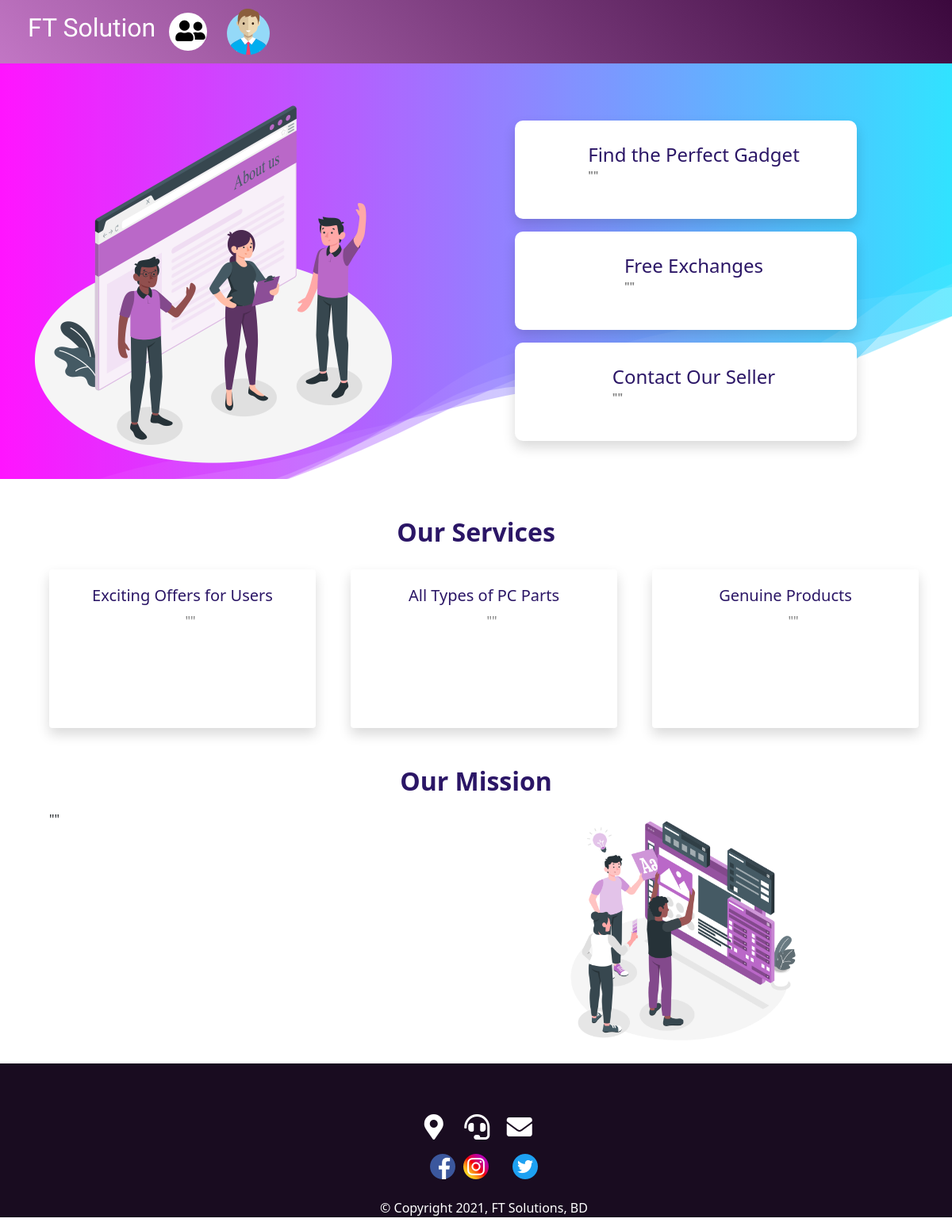
The app's page /aboutUs.php, older data.
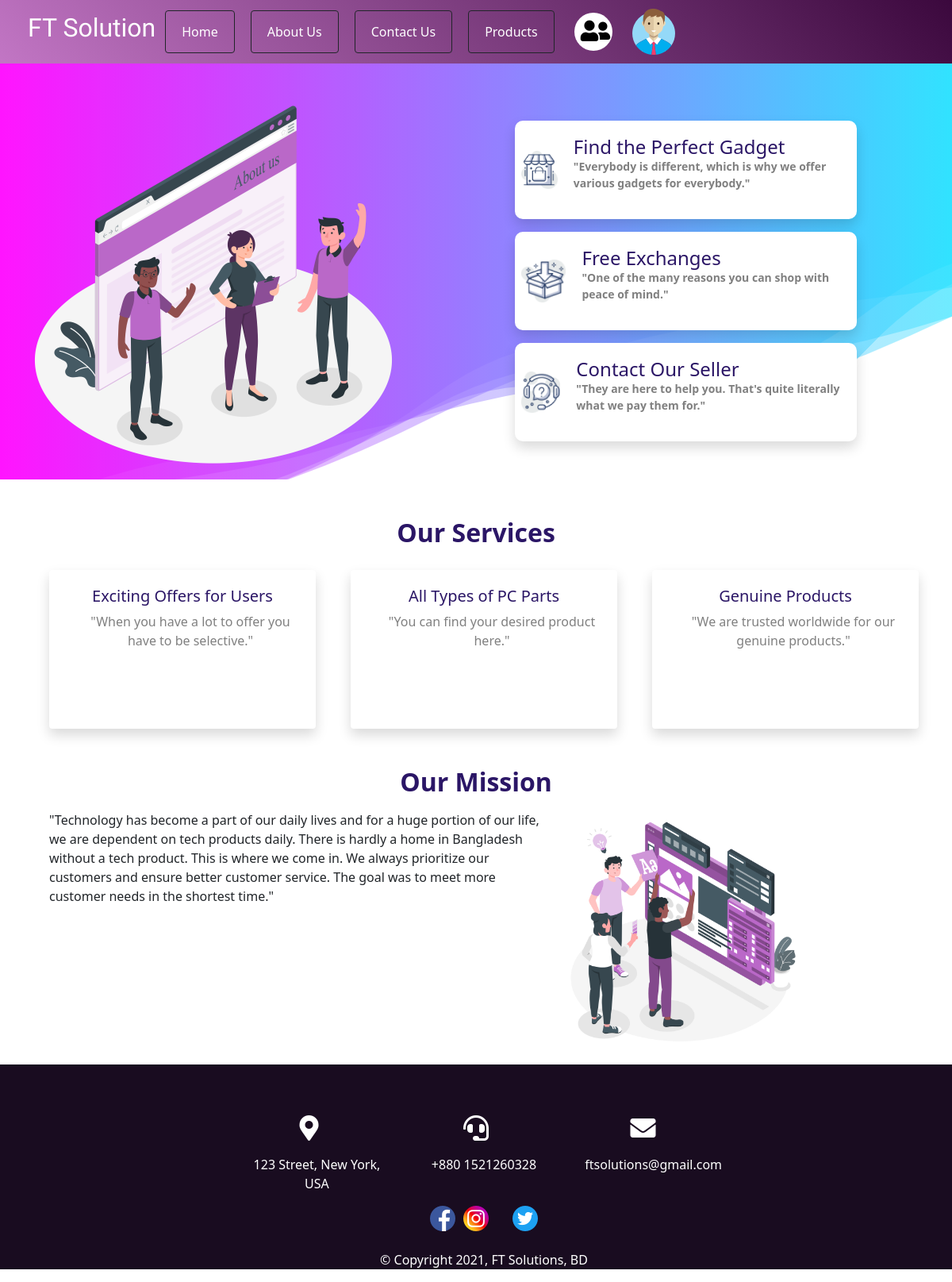
The same page, newer data.
### tables this page shows
CREATE TABLE `navbar` (
  `page_id` int(11) NOT NULL,
  `page_name` varchar(255) NOT NULL,
  `page_link` varchar(255) NOT NULL
);

CREATE TABLE `about_us` (
  `text_id` int(11) NOT NULL,
  `text1` text NOT NULL,
  `image1` varchar(255) NOT NULL,
  `text2` text NOT NULL,
  `image2` varchar(255) NOT NULL,
  `text3` text NOT NULL,
  `image3` varchar(255) NOT NULL,
  `text4` text NOT NULL,
  `text5` text NOT NULL,
  `text6` text NOT NULL,
  `text7` text NOT NULL
);

CREATE TABLE `footer` (
  `footer_id` int(11) NOT NULL,
  `address` varchar(255) NOT NULL,
  `phone_no` varchar(255) NOT NULL,
  `email` varchar(255) NOT NULL
);

### html/aboutUs.php (the view, shortened to what this page needs)
<?php
    include "config.php";
    $sql = "select * from about_us";
    $result = mysqli_query($conn, $sql);
    $row = mysqli_fetch_assoc($result);
?>
<!DOCTYPE html>
<html lang="en">
<head>
    <link rel="stylesheet" href="../css/aboutUs.css">
    <link rel="stylesheet" href="../css/style.css">
    <link rel="stylesheet" href="../css/font-awesome/all.css">
    <link href="https://cdn.jsdelivr.net/npm/bootstrap@5.0.2/dist/css/bootstrap.min.css" rel="stylesheet">
</head>
<body>
    <header class="d-flex">
        <div>
            <h2 class="logo mt-3">FT Solution</h2>
        </div>
        <div>
            <?php
            include "navbar.php";
            ?>
    <section class="about-us" style="background-image:url(../images/Wave.png); background-repeat:no-repeat; overflow:hidden; width: 100%">
        <div class="row mt-4 d-flex container" style="overflow:hidden">
            <aside class="col-md-7">
                <img class="img-fluid" src="../images/aboutUs.png" width="500" alt="">
            </aside>
            <aside class="row  mt-5 col-md-5">
                <div class="p-2 borderRadius shadow d-flex justify-content-center align-items-center">
                    <div>
                        <img class="img-fluid" src="../images/icon/<?php echo $row["image1"]; ?>" width="70" alt="">
                    </div>
                    <div class="details">
                        <h4>Find the Perfect Gadget</h4>
                        <small>
                            <p>"<?php echo $row['text1']; ?>"</p>
                        </small>
                    </div>
                </div>
                <div class="p-2 borderRadius shadow mt-3 d-flex justify-content-center align-items-center">
                    <div>
                        <img class="img-fluid" src="../images/icon/<?php echo $row["image2"]; ?>" width="70" alt="">
                    </div>
                    <div class="details">
                        <h4>Free Exchanges</h4>
                        <small>
                            <p>"<?php echo $row['text2']; ?>"</p>
                        </small>
                    </div>
                </div>
                <div class="p-2 borderRadius shadow d-flex mt-3 justify-content-center align-items-center mb-5">
                    <div>
                        <img class="img-fluid" src="../images/icon/<?php echo $row["image3"]; ?>" width="70" alt="">
                    </div>
                    <div class="details">
                        <h4>Contact Our Seller</h4>
                        <small>
                            <p>"<?php echo $row['text3']; ?>"</p>
                        </small>
                    </div>
                </div>
            </aside>
        </div>
    </section>
    <section>
        <h2 class="service-heading text-center mt-5">Our Services</h2>
        <div class="container">
            <div class="row">
                <div class="col-md-4">
                    <div class="cardItem card shadow border-0">
                        <div class="card-body">
                            <h5 class="card-title text-center">Exciting Offers for Users</h5>
                            <p class="card-text text-center">"<?php echo $row['text4']; ?>"</p>
                        </div>
                    </div>
                </div>
                <div class="col-md-4">
                    <div class="cardItem card shadow border-0">
                        <div class="card-body">
                            <h5 class="card-title text-center">All Types of PC Parts</h5>
                            <p class="card-text text-center">"<?php echo $row['text5']; ?>"
                            </p>
                        </div>
                    </div>
                </div>
                <div class="col-md-4">
                    <div class="cardItem card shadow border-0">
                        <div class="card-body">
                            <h5 class="card-title text-center">Genuine Products</h5>
                            <p class="card-text text-center">"<?php echo $row['text6']; ?>"</p>
                        </div>
                    </div>
                </div>
            </div>
    </section>
    <section class="container">
        <h2 class="service-heading text-center mt-5 mb-3">Our Mission</h2>
        <div class="row ">
            <aside class="col-md-7 mt-6">
                <p>"<?php echo $row['text7']; ?>"</p>
            </aside>
            <aside class="col-md-5 mb-3">
                <img src="../images/ourMission.png" alt="" srcset="" style="width: 19rem; overflow: hidden;">
            </aside>
        </div>
    </section>
    <footer>
        <?php
        include "footer.php";
        ?>
    </footer>
</body>
</html>

### html/navbar.php (shortened to what this page needs)
<nav class="navbar navbar-expand-lg navbar-light navbar-fixed-top navbar">
    <div class="container-fluid">
        <div class="collapse navbar-collapse" id="navbarSupportedContent">
            <ul class="navbar-nav me-auto mb-2 mb-lg-0 ">
                <?php
                $query = "select * from navbar order by page_id";
                $result = mysqli_query($conn, $query);
                if (mysqli_num_rows($result) > 0) {
                    while ($row_navbar = mysqli_fetch_array($result)) {
                ?>
                        <li class="nav-item">
                            <button type="button" class="nav-btn btn btn-outline-dark">
                                <a class="nav-link active text-white" aria-current="page" href="<?php echo  $row_navbar["page_link"]; ?>"><?php echo  $row_navbar["page_name"]; ?></a>
                            </button>
                        </li>
                <?php
                    }
                }
                ?>
                <li>
                    <a href="teamPage.php">
                        <i class="team-icon fas fa-user-friends rounded-circle float-end" data-bs-toggle="tooltip" data-bs-placement="bottom" title="Team page"></i>
                    </a>
                </li>
                <li class="nav-item">
                    <a href="userProfile.php">
                        <img class="user-icon" src="../images/user.png" alt="user" data-bs-toggle="tooltip" data-bs-placement="bottom" title="User Profile">
                    </a>
                </li>
        </div>
    </div>
    </div>
</header>

### html/footer.php
<?php
$sql = "select * from footer";
$result = mysqli_query($conn, $sql);
$row = mysqli_fetch_assoc($result);
?>
<section class="container d-flex justify-content-evenly">
    <div class="row d-flex justify-content-center mt-5">
        <div class="text-center col-md-4 sm-12 ">
            <i class="text-center fas fa-map-marker-alt fa-2x mt-3 text-white"></i>
            <p class="text-center text-white mt-3 "><?php echo $row['address']; ?></p>
        </div>
        <div class="text-center col-md-4 sm-12">
            <i class="fas fa-headset fa-2x mt-3 text-white"></i>
            <p class="text-center text-white mt-3"><?php echo $row['phone_no']; ?></p>
        </div>
        <div class="text-center col-md-4 sm-12">
            <i class="fas fa-envelope fa-2x mt-3 text-white"></i>
            <p class="text-center text-white mt-3"><?php echo $row['email']; ?></p>
        </div>
    </div>
</section>
<div class="container d-flex justify-content-center mb-4">
    <img  src="../images/facebook.png" alt="">
    <img  src="../images/instagram.png" alt="" style="margin: 0 10px 0 10px">
    <img  src="../images/twitter.png" alt="">
</div>
<div>
    <p class="text-center" style="color: white">© Copyright 2021, FT Solutions, BD</p>
</div>

### css/aboutUs.css (style rules this page uses)
* { margin: 0; padding: 0; }
.borderRadius { border-radius:10px; background-color: white; margin: 0 0 0 0; }
.details, h4, .service-heading { color: #1d065cef; font-weight: 600; }
.details h4, p { margin: 0 0 0 20px; }
.details p, .card-text { color: gray; }
.cardItem { margin: 20px 0 0 20px; padding: 5px; height: 200px; border-radius: 10px; }
.card-title { color: #1d065cef; }

### css/style.css (style rules this page uses)
* { margin: 0; padding: 0; }
header { background-image: linear-gradient(45deg, #9d23a19f, #3b083d); }
.nav-btn { margin: 5px 20px 0 0; }
.logo { font-family: 'Orbitron', sans-serif; color: #ffffff; margin: 0 0 0 35px; }
.team-icon { color: black; background-color: white; padding:8px; margin: 8px 0 0 5px; width: 48px; height: 48px; font-size: 30px; }
.user-icon { margin: 0 0 0 20px; font-size: 20px; }
footer { background-color:#190c20; }
footer img { margin-left: 20px; }
footer i { color: white; }

Row changes from the older to the newer data that the page shows:
added navbar: page_name "Home"
added navbar: page_name "About Us"
added navbar: page_name "Contact Us"
added navbar: page_name "Products"
added about_us: image1 (picture), text1 "Everybody is different, which is why we offer various gadgets for everybody.", image2 (picture), text2 "One of the many reasons you can shop with peace of mind.", image3 (picture), text3 "They are here to help you. That's quite literally what we pay them for.", text4 "When you have a lot to offer you have to be selective.", text5 "You can find your desired product here.", text6 "We are trusted worldwide for our genuine products.", text7 "Technology has become a part of our daily lives and for a huge portion of our life, we are dependent on tech products daily. There is hardly a home in Bangladesh without a tech product. This is where we come in. We always prioritize our customers and ensure better customer service. The goal was to meet more customer needs in the shortest time."
added footer: address "123 Street, New York, USA", phone_no "+880 1521260328", email "ftsolutions@gmail.com"
